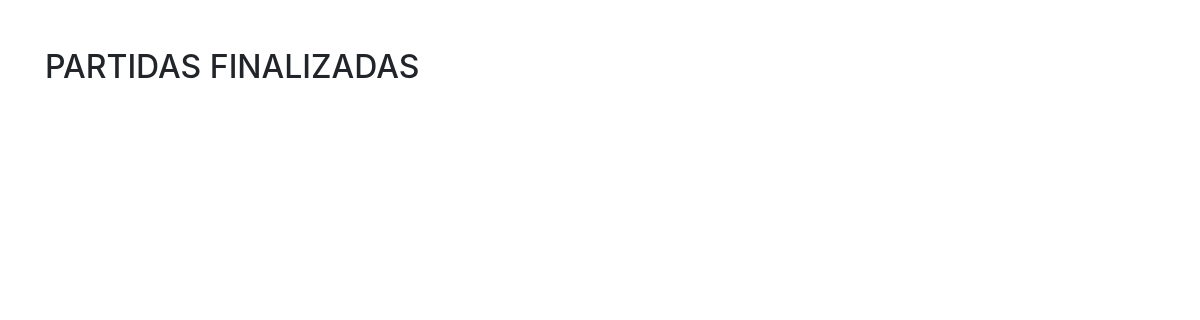
The page /view_games/ on the database as committed earlier.
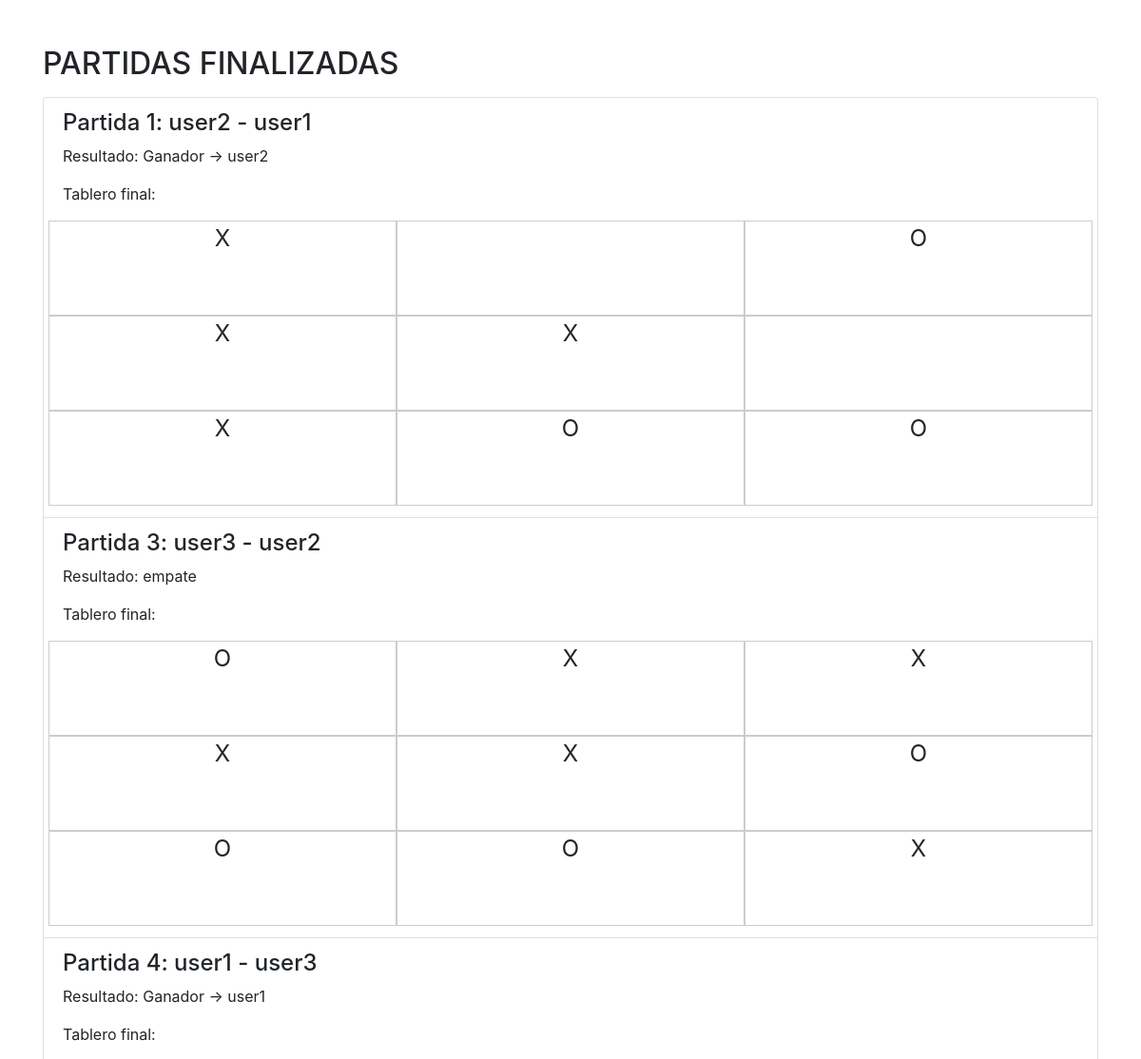
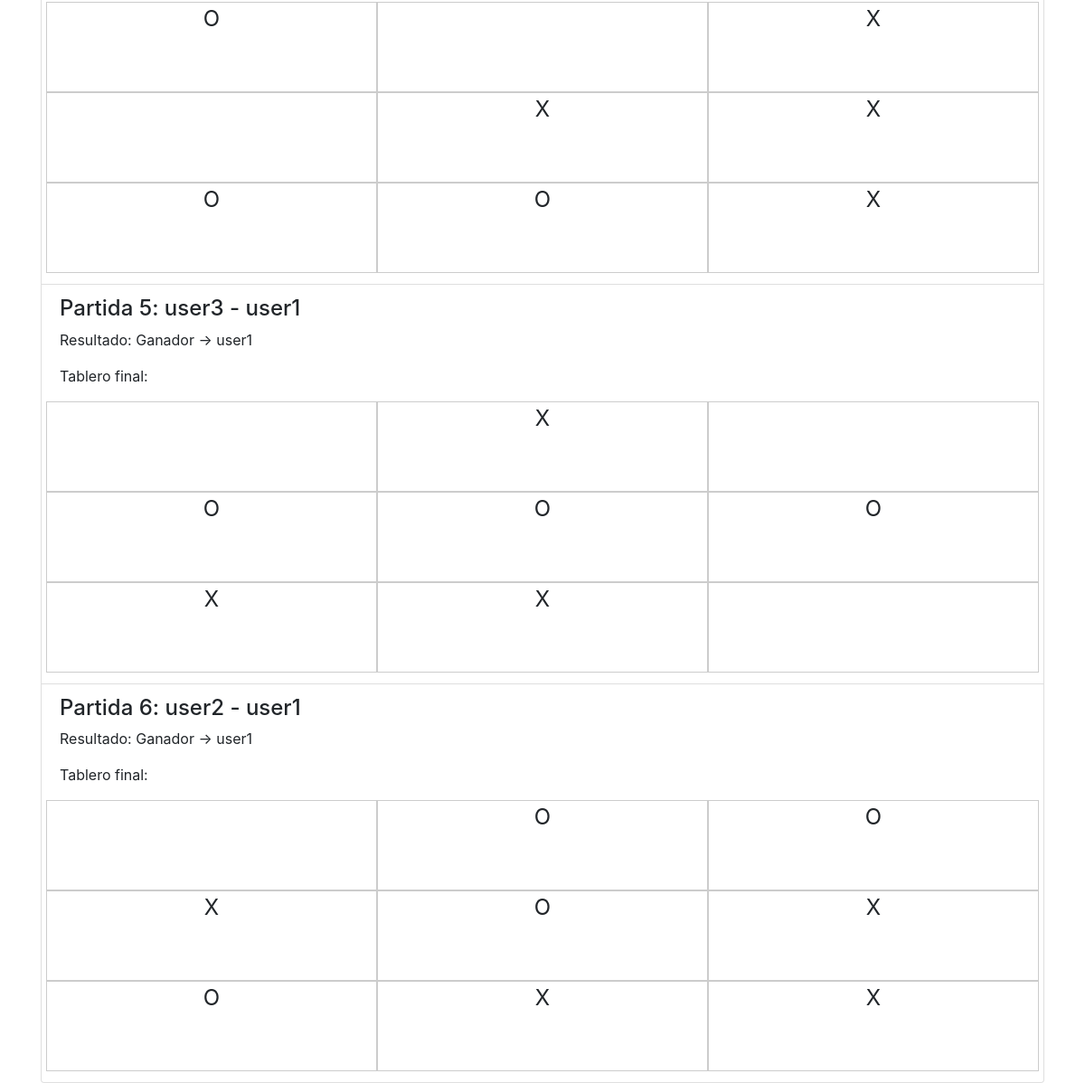
The same page on the database as committed later (2 pictures, top to bottom).
### games/models.py (models this page shows, shortened)
class Game(models.Model):
    STATUS = (
        (0, 'Pendiente'),
        (1, 'Finalizada'),
    )
    board = models.CharField(max_length=9, default='---------')
    player1 = models.ForeignKey(Player, on_delete=models.CASCADE, related_name='games_p1')
    player2 = models.ForeignKey(Player, on_delete=models.CASCADE, related_name='games_p2')
    winner = models.ForeignKey(Player, on_delete=models.SET_NULL, null=True, blank=True)
    status = models.IntegerField(choices=STATUS, default=0)
    def __str__(self):
        return f"Partida {self.id}: {self.player1.user.username} - {self.player2.user.username}"

class Player(models.Model):
    user = models.ForeignKey(User, on_delete=models.CASCADE)

### games/views.py (the view)
# urls.py: path('view_games/', views.view_games, name='view_games'),
def view_games(request):
    games = Game.objects.filter(status=1)
    return render(request, 'view_games.html', {'games': games})

### games/templates/view_games.html (shortened to what this page needs)
{% extends 'base.html' %}
{% block content %}
<div class="container mt-5">
    <h2>PARTIDAS FINALIZADAS</h2>
    <ul class="list-group mt-3">
        {% for game in games %}
            <li class="list-group-item">
                <h4>{{ game }}</h4>
                <p> Resultado:
                    {% if game.winner %}
                        Ganador -> {{ game.winner.user.username }}
                    {% else %}
                        empate
                    {% endif %}
                </p>
                <p>Tablero final:</p>
                <div class="row">
                    {% for cell in game.board %}
                        <div class="col-4 cell">
                            {% if cell == '-' %}
                                &nbsp;
                            {% else %}
                                {{ cell }}
                            {% endif %}
                        </div>
                    {% endfor %}
                </div>
            </li>
        {% endfor %}
    </ul>
</div>
{% endblock %}

### templates/base.html (shortened to what this page needs)
<!DOCTYPE html>
<html lang="en">
<head>
    <link rel="stylesheet" href="https://stackpath.bootstrapcdn.com/bootstrap/4.5.2/css/bootstrap.min.css">
</head>
<body>
    {% block content %}
    {% endblock %}
</body>

### games/templates/view_games.html (style rules this page uses)
.cell { width: 100px; height: 100px; text-align: center; vertical-align: middle; font-size: 24px; border: 1px solid #ccc; cursor: pointer; }

Rows that differ between the two databases and show on the page:
added Game: id+player1+player2 "Partida 1: user2 - user1", winner.user.username "user2", board "X" "O" "X" "X" "X" "O" "O", board "X-OXX-XOO" (drawn)
added Game: id+player1+player2 "Partida 3: user3 - user2", shows "empate", board "O" "X" "X" "X" "X" "O" "O" "O" "X"
added Game: id+player1+player2 "Partida 4: user1 - user3", winner.user.username "user1", board "O" "X" "X" "X" "O" "O" "X", board "O-X-XXOOX" (drawn)
added Game: id+player1+player2 "Partida 5: user3 - user1", winner.user.username "user1", board "-X-OOOXX-" (drawn), board "X" "O" "O" "O" "X" "X"
added Game: id+player1+player2 "Partida 6: user2 - user1", winner.user.username "user1", board "-OOXOXOXX" (drawn), board "O" "O" "X" "O" "X" "O" "X" "X"
